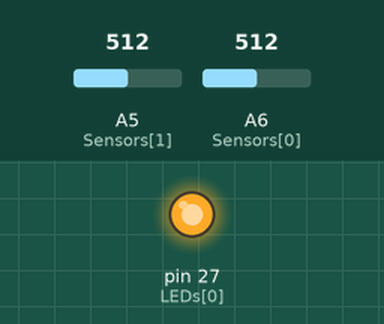
Recording of a sketch running on a simulated Arduino Mega 2560, built with avr-gcc and run on an emulated ATmega2560. Shown: output pins drawn as LEDs (lit = HIGH). The inputs (shaded band) are chosen by the test bench; at power-on: A5 (Sensors[1]) = 512, A6 (Sensors[0]) = 512. What the sketch prints to the serial monitor is not drawn.

Above: at 0.2 s.
Timing chart, 0 to 3.0 s (numbered marks = the images above):
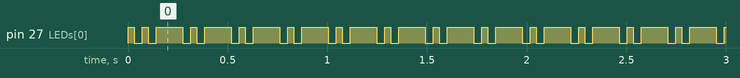

Measured:
- by itself, pin 27 (LEDs[0]): repeats every 0.24 s: HIGH 0.03 s, LOW 0.04 s, HIGH 0.13 s, LOW 0.04 s

The sketch:

Lumisil_Prototype.ino
```cpp
#include "SimpleKalmanFilter.h"
#define cbi(sfr, bit) (_SFR_BYTE(sfr) &= ~_BV(bit))
#define sbi(sfr, bit) (_SFR_BYTE(sfr) |= _BV(bit))
#define LED_OFF HIGH
#define LED_ON LOW

/*const int LEDs[] = {
  27, 29, 31, 33, 35, 37, 39
};
const int Sensors[] = {
  A6, A5, A4, A3, A2, A1, A0
};*/
float vit[20];
const int LEDs[] = {
  27
};
const int Sensors[] = {
  A6, A5
};


// Samples to be measured for each sensor measurement
const int SAMPLES = 20;
const int LEDs_num = sizeof(LEDs) / sizeof(int);
const int Sensors_num = sizeof(Sensors) / sizeof(int);
float zeroValues[Sensors_num];
float allValues_Old[LEDs_num][Sensors_num];
float allValues_delta[LEDs_num][Sensors_num];
float allValues[LEDs_num][Sensors_num];
int lastLED = LEDs[0];
long sum;
float value;
int l, s, i; // Inner loop variables; so they don't need to be reallocated every time
//char buf[15]; // faster printing
//char out[500];
const char* comma = ",";
SimpleKalmanFilter kf = SimpleKalmanFilter(1, 1, 0.1);

void setup() {
  // Increase ADC sampling rate according to
  // https://yaab-arduino.blogspot.de/2015/02/fast-sampling-from-analog-input.html
  sbi(ADCSRA, ADPS2);
  cbi(ADCSRA, ADPS1);
  cbi(ADCSRA, ADPS0);

  // Increase resolution of ADCs in the relevant value range
  analogReference(DEFAULT);//INTERNAL1V1);

  for(int i = 0; i < LEDs_num; i++){
    pinMode(LEDs[i], OUTPUT);
    digitalWrite(LEDs[i], LED_OFF);
  }
  for(int i = 0; i < Sensors_num; i++){
    pinMode(Sensors[i], INPUT);
  }

  Serial.begin(1000000);
  while (!Serial) {
    ; // wait for serial port to connect. Needed for native USB
  }
}

void loop() {
  long t0, t;
  t0 = micros();
  int led, sensor;
  // Take a "snapshot": measure all the LED / Sensor combinations

  // Measure all sensors for their zero-values while LEDs are off
  for(s = 0; s < Sensors_num; s++){
    sensor = Sensors[s];
    // Read sensor once to switch ADC circuit to this pin (discard result)
    analogRead(sensor);

    sum = 0;
    for(i = 0; i < SAMPLES; i++){
      long v = analogRead(sensor);
      sum += v;
    }
    value = (float) sum / SAMPLES;
    //Serial.println(value);
    zeroValues[s] = value;
  }


// Measure all sensors
    for(s = 0; s < Sensors_num; s++){
      sensor = Sensors[s];

      for(l = 0; l < LEDs_num; l++){
        led = LEDs[l];

    // switch to new LED

        digitalWrite(lastLED, LED_OFF);
        delay(30);
        digitalWrite(led, LED_ON);

      // Read sensor once to switch ADC circuit to this pin (discard result)
      analogRead(sensor);

      sum = 0;

      const int vit_leng = sizeof(vit) / sizeof(int);
      for(i = 0; i < SAMPLES; i++){
        long v = analogRead(sensor);
        vit[i] = v;
        sum += v;
        delay(2);
        //Serial.println(v);
      }

      value = (float) sum / SAMPLES;
      // Save last measurements for comparison
      allValues_Old[l][s] = allValues[l][s];
      allValues[l][s] = max(0, value - zeroValues[s]);
      lastLED = led;
      digitalWrite(lastLED, LED_OFF);
    }
  }
   digitalWrite(lastLED, LED_OFF);

/*-------------------------------------------------*/
  // Print the measurements to Serial
 Serial.print("Matrix snapshot: ");
  //Serial.print(LEDs_num);
  Serial.print("x");
  //Serial.print(Sensors_num);
  Serial.println();

  int next_sensor = 60;
  for(s = 0; s < Sensors_num; s++){
    if (next_sensor < 54 ) break;
    Serial.print("    ");
    //Serial.print(next_sensor);
    Serial.print(",");
    next_sensor -= 1;
  }

  int next_led = 27;
  Serial.println();

  for(l = 0; l < LEDs_num; l++){
    //Serial.print(next_led);
    Serial.print("  ");
    next_led += 2;
    for(s = 0; s < Sensors_num; s++){
      Serial.print(allValues[l][s], 2);
      Serial.print(',');
    }
    Serial.println();
  }
  Serial.println();

/*-------------------------------------------------*/
// Print delta of measurements to Serial
/*Serial.print("Matrix of deltas; ");
Serial.print(LEDs_num);
Serial.print("x");
Serial.print(Sensors_num);
Serial.println();

next_sensor = 60;
  for(s = 0; s < Sensors_num; s++){
    if (next_sensor < 54 ) break;
    Serial.print("  ");
    Serial.print(next_sensor);
    Serial.print(",");
    next_sensor -= 1;
  }

next_led = 27;
float largest_delta = 0;
  Serial.println();
  for(l = 0; l < LEDs_num; l++){
    Serial.print(next_led);
    Serial.print("  ");
    next_led += 2;
    for(s = 0; s < Sensors_num; s++){
      allValues_delta[l][s] = allValues[l][s] - allValues_Old[l][s];
      if (allValues_delta[l][s] < largest_delta){
        largest_delta = allValues_delta[l][s];
      }
      Serial.print(allValues_delta[l][s], 2);
      Serial.print(',');
    }
    Serial.println();
  }
  Serial.println();
  Serial.println(largest_delta);
  Serial.println("-------------------");*/

/*-------------------------------------------------*/
/*-------------------------------------------------*/
  // Print the measurements to Serial
 /* Serial.print("Snapshot: ");
  Serial.print(LEDs_num);
  Serial.print(',');
  Serial.print(Sensors_num);
  Serial.println();

  for(l = 0; l < LEDs_num; l++){
    for(s = 0; s < Sensors_num; s++){
      Serial.print(allValues[l][s], 2);
      Serial.print(',');
    }
    Serial.println();
  }
  Serial.println();
  /*-------------------------------------------------*/

  // Wait for the next snapshot to be taken
  delay(100);
}
```
